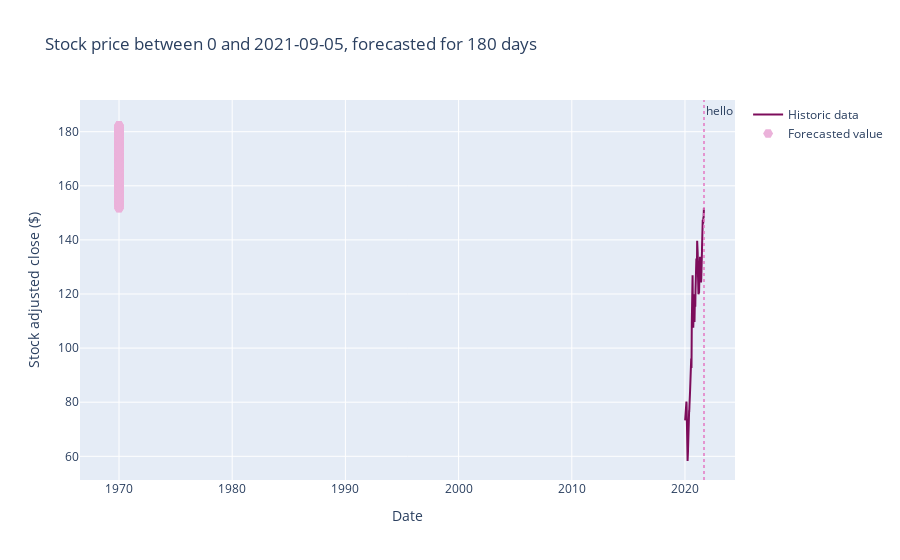

Notebook code for this chart:
### Code cell
fig = px.line(df,
              x='ds',
              y='7d_rolling_avg',
              title=f'Stock price between {df.index.min()} and 2021-09-05, forecasted for 180 days',
              labels={'ds':'Date','7d_rolling_avg': 'Stock adjusted close ($)'},
              color_discrete_sequence=['#7d0c5b']
             )

fig.update_traces(hovertemplate = '<b>Historic data</b><br>Date: %{x}<br>Stock adjusted close: $%{y}',
                  name='Historic data',
                  showlegend=True
                 )

fig.add_vline(x=dt.datetime.today().timestamp()*1000,
              line={
                  'width':1.5,
                  'dash':'dot',
                  'color':'#e377c2'
              },
              annotation_text='hello'
             )

fig.add_trace(
    go.Scatter(
        x=df.iloc[-180:].index,
        y=df.iloc[-180:].yhat,
        mode='markers',
        marker={
            'color': '#ebb2da',
            'symbol': 'hexagon2',
            'size': 10
        },
        opacity=1,
        name='Forecasted value',
        hovertemplate = '<b>Forecasted</b><br>Date: %{x}<br>Stock adjusted close: $%{y}'
    )
)





fig.show()

### Figure 1 — Plotly figure (JSON) as saved in the notebook; plotly's stock layout.template omitted (floating-point values rounded to 4 significant figures; data arrays with more than 128 entries replaced by an {"elided": "..."} marker saying what was removed)
{"data": [{"hovertemplate": "<b>Historic data</b><br>Date: %{x}<br>Stock adjusted close: $%{y}", "legendgroup": "", "line": {"color": "#7d0c5b", "dash": "solid"}, "mode": "lines", "name": "Historic data", "orientation": "v", "showlegend": true, "type": "scatter", "x": {"elided": "793 str values"}, "xaxis": "x", "y": {"elided": "793 float values"}, "yaxis": "y"}, {"hovertemplate": "<b>Forecasted</b><br>Date: %{x}<br>Stock adjusted close: $%{y}", "marker": {"color": "#ebb2da", "size": 10, "symbol": "hexagon2"}, "mode": "markers", "name": "Forecasted value", "opacity": 1, "type": "scatter", "x": {"elided": "180 int values"}, "y": {"elided": "180 float values"}}], "layout": {"annotations": [{"showarrow": false, "text": "hello", "x": 1631000000000.0, "xanchor": "left", "xref": "x", "y": 1, "yanchor": "top", "yref": "y domain"}], "legend": {"tracegroupgap": 0}, "shapes": [{"line": {"color": "#e377c2", "dash": "dot", "width": 1.5}, "type": "line", "x0": 1631000000000.0, "x1": 1631000000000.0, "xref": "x", "y0": 0, "y1": 1, "yref": "y domain"}], "title": {"text": "Stock price between 0 and 2021-09-05, forecasted for 180 days"}, "xaxis": {"anchor": "y", "domain": [0, 1], "title": {"text": "Date"}}, "yaxis": {"anchor": "x", "domain": [0, 1], "title": {"text": "Stock adjusted close ($)"}}}}
